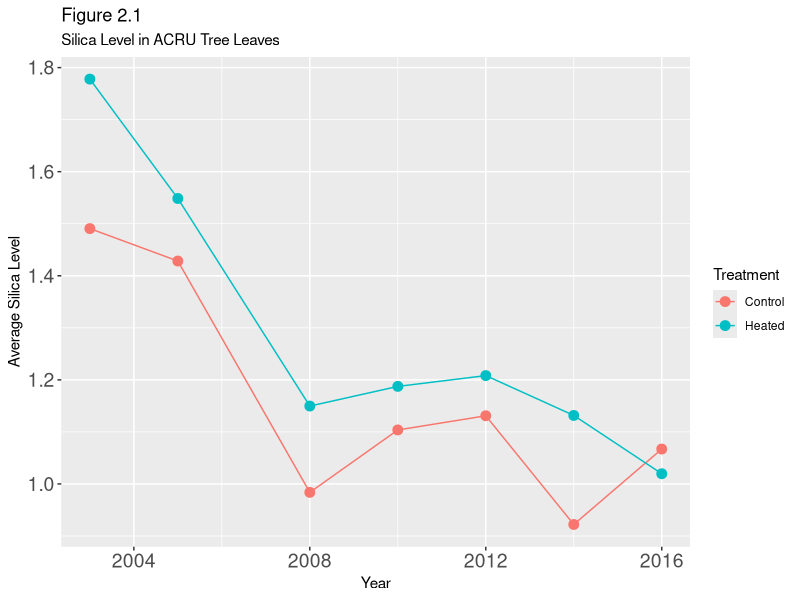
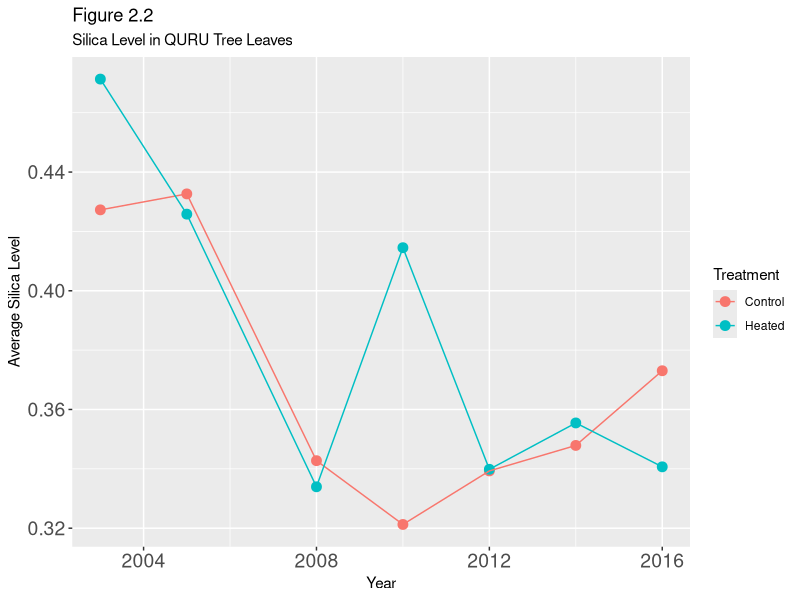
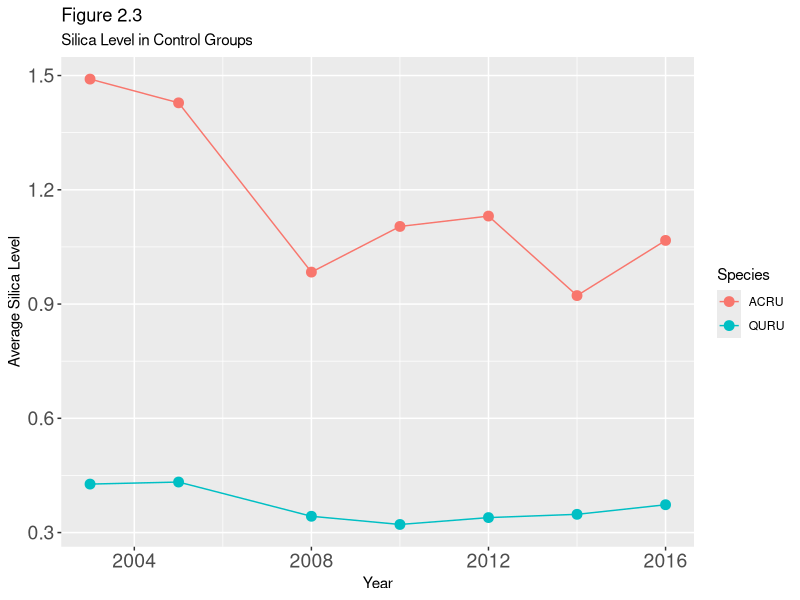
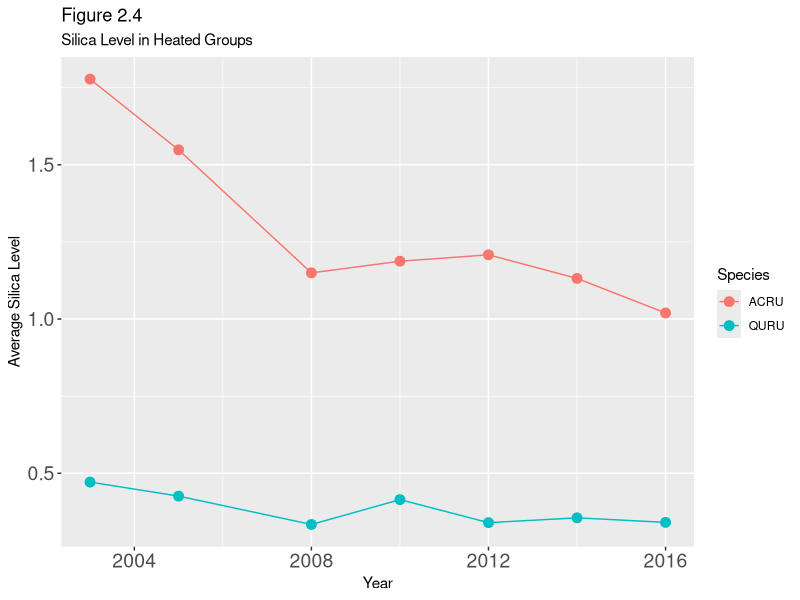
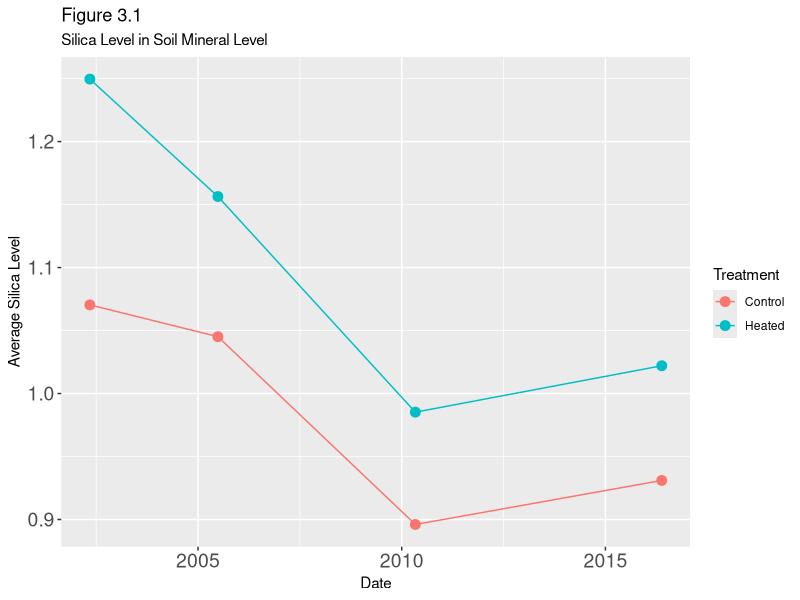
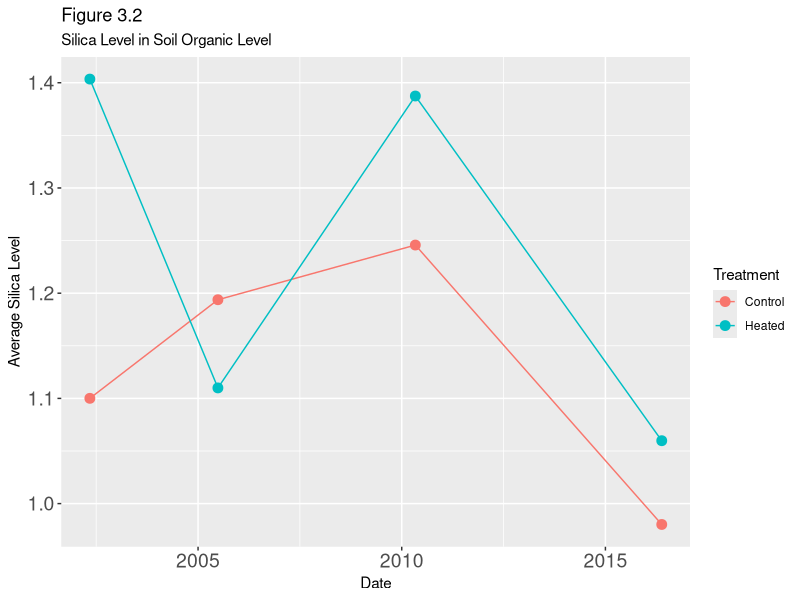
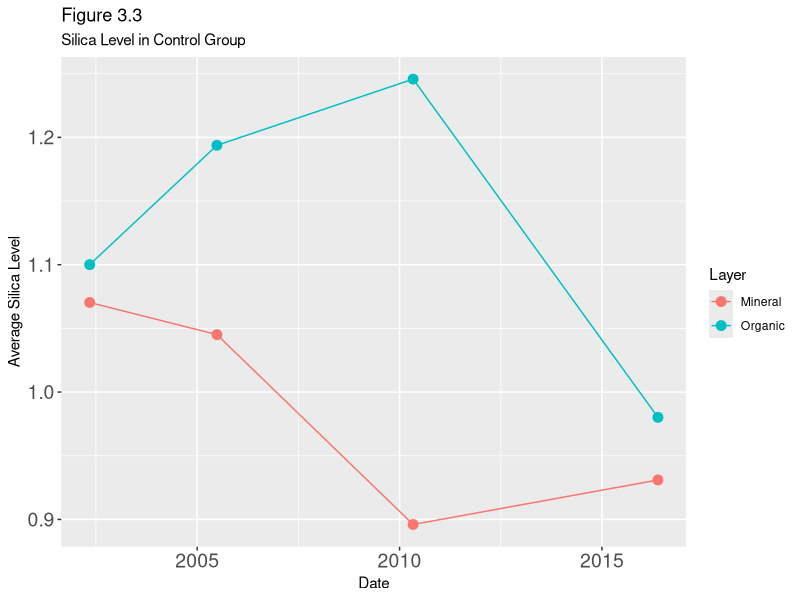
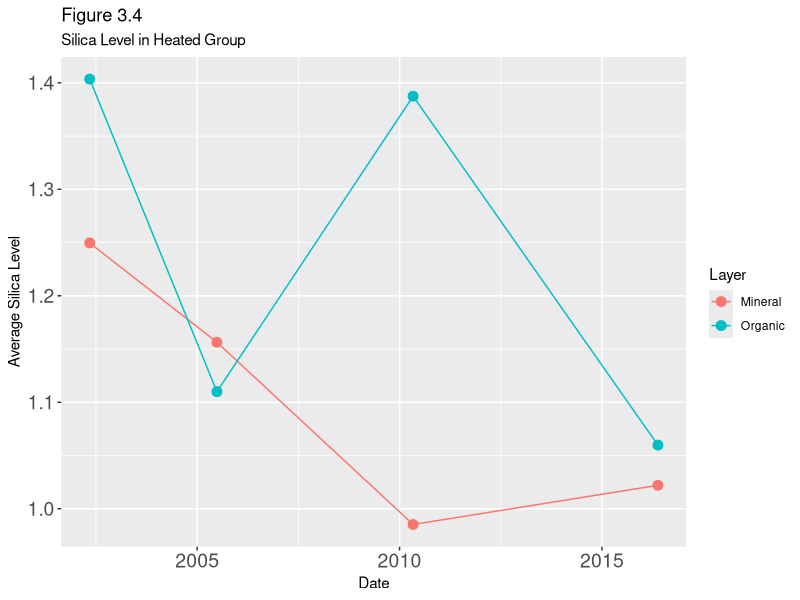

Write the R code that produced these figures, in order. (Note: this script raises an error after producing the figures.)
## ---- chunk 1
knitr::opts_chunk$set(echo = TRUE)
## ---- chunk 2
library(tidyverse)
library(ggplot2)
library(lubridate)
library(car)
library(zoo)
library(stringi)
library(rlang)
## ---- chunk 3
# green_leaf_bsi dataset
glbsi <- read.csv("green_leaf_bsi.csv")
glbsi_avg <- glbsi %>% 
  group_by(Year, Species, Treatment) %>%
  summarise(avg = mean(X.wt.Bsi))

glbsi_avg_ACRU = glbsi_avg %>% 
  filter(Species == "ACRU")
glbsi_avg_QURU = glbsi_avg %>% 
  filter(Species == "QURU")

glbsi_avg_control = glbsi_avg %>% 
  filter(Treatment == "Control")
glbsi_avg_heated = glbsi_avg %>% 
  filter(Treatment == "Heated")
## ---- chunk 4
ggplot(data = glbsi_avg_ACRU) +
  aes(x = Year, y = avg, color = Treatment) +
  geom_point(size = 3) + 
  labs(title = "Figure 2.1",
       subtitle = "Silica Level in ACRU Tree Leaves",
       x = "Year",
       y = "Average Silica Level")+
  theme(axis.text.x = element_text(size = 14))+
  theme(axis.text.y = element_text(size = 14))+
  geom_line()
## ---- chunk 5
ggplot(data = glbsi_avg_QURU) +
  aes(x = Year, y = avg, color = Treatment) +
  geom_point(size = 3) + 
  labs(title = "Figure 2.2",
       subtitle ="Silica Level in QURU Tree Leaves",
       x = "Year",
       y = "Average Silica Level")+
  theme(axis.text.x = element_text(size = 14))+
  theme(axis.text.y = element_text(size = 14))+
  geom_line()
## ---- chunk 6

ggplot(data = glbsi_avg_control) +
  aes(x = Year, y = avg, color = Species) +
  geom_point(size = 3) + 
  labs(title = "Figure 2.3",
       subtitle ="Silica Level in Control Groups",
       x = "Year",
       y = "Average Silica Level")+
  theme(axis.text.x = element_text(size = 14))+
  theme(axis.text.y = element_text(size = 14))+
  geom_line()
## ---- chunk 7
ggplot(data = glbsi_avg_heated) +
  aes(x = Year, y = avg, color = Species) +
  geom_point(size = 3) + 
  labs(title = "Figure 2.4",
       subtitle = "Silica Level in Heated Groups",
       x = "Year",
       y = "Average Silica Level")+
  theme(axis.text.x = element_text(size = 14))+
  theme(axis.text.y = element_text(size = 14))+
  geom_line()
## ---- chunk 8
glbsi <- read.csv("green_leaf_bsi.csv", encoding = "UTF-8")

glbsi$Year <- as.character(glbsi$Year)
glbsi$Month <- as.character(glbsi$Month)
glbsi$Date <- as.yearmon(paste0(glbsi$Year, "-0", glbsi$Month))
glbsi$Months <- time_length(interval(as.yearmon("2002-05"),glbsi$Date), "month")

r_species <- lm(log(X.wt.Bsi) ~ 
                  factor(Species) + factor(Treatment) + Months + 
                  factor(Month)+factor(Species)*Months, data = glbsi)
## ---- chunk 9
summary(r_species)
## ---- chunk 10
round(r_species$coefficients,digits = 6)
## ---- chunk 11
# soil_bsi dataset
soil_bsi <- read.csv("soil_bsi.csv")

soil_avg <- soil_bsi %>% 
  group_by(Date, Layer, Treatment) %>%
  summarise(avg = mean(X.wt.Bsi)) 

soil_avg <- soil_avg[-1,]
soil_avg$Date <- strptime(soil_avg$Date, "%m/%d/%y")
soil_avg$Date <- as.Date(soil_avg$Date)
soil_avg <- arrange(soil_avg,Date)

SM = soil_avg %>% 
  filter(Layer == "Mineral")
SM2 = soil_avg %>% 
  filter(Layer == "Organic")
SC = soil_avg %>% 
  filter(Treatment == "Control")
SH = soil_avg %>% 
  filter(Treatment == "Heated")
## ---- chunk 12

ggplot(data = SM) +
  aes(x = Date, y = avg, color = Treatment) +
  geom_point(size = 3) + 
  labs(title = "Figure 3.1",
       subtitle ="Silica Level in Soil Mineral Level",
       x = "Date",
       y = "Average Silica Level")+
  theme(axis.text.x = element_text(size = 14))+
  theme(axis.text.y = element_text(size = 14))+
  geom_line()
## ---- chunk 13
ggplot(data = SM2) +
  aes(x = Date, y = avg, color = Treatment) +
  geom_point(size = 3) + 
  labs(title = "Figure 3.2",
       subtitle ="Silica Level in Soil Organic Level",
       x = "Date",
       y = "Average Silica Level")+
  theme(axis.text.x = element_text(size = 14))+
  theme(axis.text.y = element_text(size = 14))+
  geom_line()
## ---- chunk 14

ggplot(data = SC) +
  aes(x = Date, y = avg, color = Layer) +
  geom_point(size = 3) + 
  labs(title = "Figure 3.3",
       subtitle ="Silica Level in Control Group",
       x = "Date",
       y = "Average Silica Level")+
  theme(axis.text.x = element_text(size = 14))+
  theme(axis.text.y = element_text(size = 14))+
  geom_line()
## ---- chunk 15

ggplot(data = SH) +
  aes(x = Date, y = avg, color = Layer) +
  geom_point(size = 3) + 
  labs(title = "Figure 3.4",
       subtitle ="Silica Level in Heated Group",
       x = "Date",
       y = "Average Silica Level")+
  theme(axis.text.x = element_text(size = 14))+
  theme(axis.text.y = element_text(size = 14))+
  geom_line()
## ---- chunk 16
soil_bsi <- read.csv("soil_bsi.csv")

soil_bsi$Date<-mdy(soil_bsi$Date)
soil_data<-na.omit(soil_bsi[,c("Date","Layer","Treatment","X.wt.Bsi")])
soil_data<-soil_data
standaeddate<-c(ymd(020507))
soil_data1<-soil_data %>%
  mutate(deployedtime=difftime(Date,standaeddate,units = "days"))
soil_data1$deployedtime<-as.numeric(soil_data1$deployedtime)
colnames(soil_data1)[4]<-"Silicalevel"
soil_data1$Layer<-factor(soil_data1$Layer)
soil_data1$Treatment<-factor(soil_data1$Treatment)
soil_data2<-soil_data1%>%
  mutate(season=month(Date))

soil_model<-lm(Silicalevel~factor(Layer)+factor(Treatment)+
                 deployedtime+factor(season),data = soil_data2)

## ---- chunk 17
summary(soil_model)
## ---- chunk 18
round(soil_model$coefficients,digits = 6)
## ---- chunk 19
litterbags <- read.csv("litterbags.csv")
datalb <- litterbags[12:162, ]
datalb$Date.Collected <- as.Date(strptime(datalb$Date.Collected, "%m/%d/%y"))
datalb$Date.Deployed <- as.Date(strptime(datalb$Date.Deployed, "%m/%d/%y"))
datalb$Mass.Loss <- as.numeric(datalb$Mass.Loss)
## ---- chunk 20
datalb_heated<-datalb%>%
  filter(Treatment=="Warming")%>%
  group_by(Species,Date.Collected)%>%
  summarise(mean=mean(X.wt.Bsi),Mass.Loss=mean(Mass.Loss))
ggplot(data = datalb_heated) +
  aes(x = Date.Collected, y = mean, color = Species) +
  geom_point(size = datalb_heated$Mass.Loss)+
  geom_line() +
  labs(title = "Figure 4.1",
       subtitle = "Heated group vs Decaying Rate",
       caption = "Point size = Decaying Rate",
    y = 'Average silica level') +
  theme_minimal()
## ---- chunk 21
datalb_normal<-datalb%>%
  filter(Treatment=="Control")%>%
  group_by(Species,Date.Collected)%>%
  summarise(mean=mean(X.wt.Bsi),Mass.Loss=mean(Mass.Loss))
ggplot(data = datalb_normal) +
  aes(x = Date.Collected, y = mean, color = Species) +
  geom_point(size = datalb_normal$Mass.Loss)+
  geom_line() +
  labs(title = "Figure 4.2",
         subtitle = "Controlled group vs Decaying Rate",
       caption = "Point size = Decaying Rate",
       y = 'Average silica level') +
  theme_minimal()

## ---- chunk 22

datalb$Time.Deployed<-as.numeric(datalb$Time.Deployed)
datalb1<-datalb%>%
  mutate(stdecaying=scale(Mass.Loss,center = TRUE,scale = TRUE),
         stBsi=scale(X.wt.Bsi,center = TRUE,scale = TRUE))
model_litterbags<-lm(data = datalb1,
                     X.wt.Bsi~factor(Species)+factor(Treatment)+
                       Time.Deployed+Mass.Loss)
summary(model_litterbags)
## ---- chunk 23
round(model_litterbags$coefficients,digits = 6)
## ---- chunk 24
marginalModelPlots(r_species)

## ---- chunk 25
rf_species <- fortify(r_species)

# residual plot for species
ggplot(rf_species, aes(x = .fitted, y = .resid, colour = rf_species$`factor(Species)`)) + 
  geom_point()+
  scale_colour_manual(name = "Species", limits = c("ACRU","QURU"), values = c("red", "green2"))+
  stat_smooth(method="loess", col = "black")+geom_hline(yintercept=0, col="black", linetype="dashed")+
  labs(title = "Figure 2.6",
       subtitle = "Residual for Species vs Fitted Plot",
       x = "Fitted values",
       y = "Residuals")+
  theme(axis.text.x = element_text(size = 14))+
  theme(axis.text.y = element_text(size = 14))+
  theme_bw()
## ---- chunk 26
# residual plot for treatment
ggplot(rf_species, aes(x = .fitted, y = .resid, colour = rf_species$`factor(Treatment)`))+ 
  geom_point()+
  scale_colour_manual(name = "Treatment", limits = c("Heated","Control"), values = c("red", "green2"))+
  stat_smooth(method="loess", col = "black")+geom_hline(yintercept=0, col="black", linetype="dashed")+
  labs(title = "Figure 2.7",
       subtitle = "Residual for Treatment vs Fitted Plot",
       x = "Fitted values",
       y = "Residuals")+
  theme(axis.text.x = element_text(size = 14))+
  theme(axis.text.y = element_text(size = 14))+
  theme_bw()

## ---- chunk 27
       
# residual plot for month
ggplot(rf_species, aes(x = .fitted, y = .resid, colour=rf_species$`factor(Month)`)) + 
  geom_point()+
  scale_colour_manual(name = "Month", limits = c(6, 7, 8), values = c("red", "green2", "blue"))+
  stat_smooth(method="loess", col = "black")+
  geom_hline(yintercept=0, col="black", linetype="dashed")+
  labs(title = "Figure 2.8",
       subtitle = "Residual for Month vs Fitted Plot",
       x = "Fitted values",
       y = "Residuals")+
  theme(axis.text.x = element_text(size = 14))+
  theme(axis.text.y = element_text(size = 14))+
  theme_bw()
## ---- chunk 28
plot(soil_model,color=soil_model$Layer,which = 1)
title(main = "Figure 3.5")
## ---- chunk 29
plot(model_litterbags,which = 1)
title(main = "Figure 4.3")
## ---- chunk 30

marginalModelPlots(model_litterbags)

title(main = "Figure 4.4")
